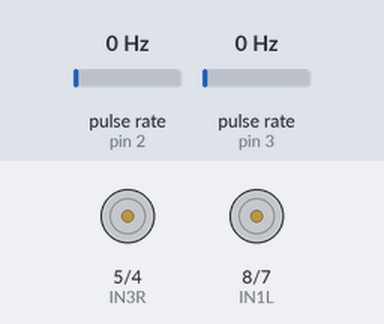
Bench run of a sketch on a simulated Arduino Mega 2560, built with avr-gcc and run on an emulated ATmega2560. On the bench: motor-driver pin pairs drawn as motors (green arrow = first pin HIGH = forward, orange = second pin HIGH = backward, longer = more drive, scaled by the enable pin). Wiring (inferred from the names in the program): 2 × pulse sensor: data pin 2 / data pin 3. The inputs (shaded band) are chosen by the test bench; at power-on: pulse rate (sensors on pin 2, pin 3) 0 Hz.

Above: at 25.1 s.
At 35.0 s:
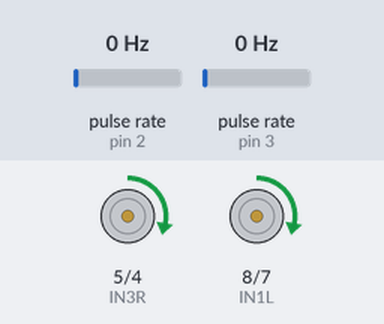
At 44.9 s:
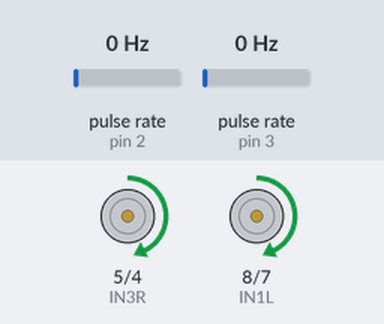
At 64.7 s:
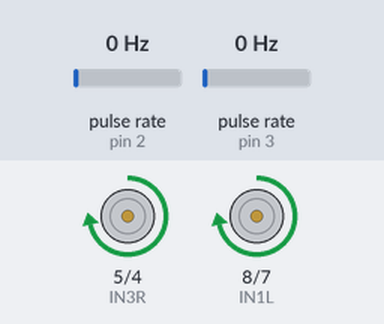
Timing chart, 0 to 65.0 s (numbered marks = the images above):
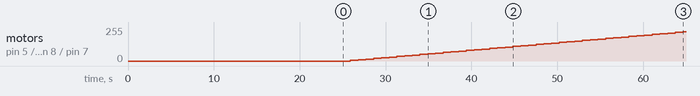

Measured:
- by itself, motor on pin 5 (IN3R) / pin 4 (IN4R), motor on pin 8 (IN1L) / pin 7 (IN2L): moves from stopped to forward 220/255 over 38.7 s

The sketch:

rpm_vs_pwm_loaded.ino
```cpp
// --- Motor Driver Pins (L298N) ---
// Left Motor pins
const int ENAL = 9; // PWM pin for Left Motor speed
const int IN1L = 8;  // Left Motor Direction Pin 1
const int IN2L = 7;  // Left Motor Direction Pin 2

// Right Motor pins
const int ENAR = 10;  // PWM pin for Right Motor speed
const int IN3R = 5;  // Right Motor Direction Pin 1
const int IN4R = 4;  // Right Motor Direction Pin 2

// --- Encoder Pins and Variables ---
const int LEFT_ENCODER_PIN = 3;  // Connect Left Encoder to Digital Pin 3 (Interrupt 1)
const int RIGHT_ENCODER_PIN = 2; // Connect Right Encoder to Digital Pin 2 (Interrupt 0)

volatile long leftEncoderTicks = 0;  // Ticks for the LEFT encoder
volatile long rightEncoderTicks = 0; // Ticks for the RIGHT encoder

// Encoder properties
const int PPR = 16; // Pulses Per Revolution for your encoder
const unsigned long DEBOUNCE_DELAY_MS = 20; // Debounce for encoder pulses
volatile unsigned long lastPulseTimeLeft = 0;
volatile unsigned long lastPulseTimeRight = 0;

// --- PWM Sweep Settings ---
const int PWM_START = 0;   // Starting PWM value
const int PWM_END = 255;   // Ending PWM value
const int PWM_STEP = 5;    // Increment PWM by this value each step

// --- Measurement Settings ---
// Time to let motor stabilize before measuring RPM (ms)
const unsigned long STABILIZE_TIME_MS = 500;
// Time to measure RPM after stabilization (ms)
const unsigned long MEASURE_TIME_MS = 300; // Measure for 1 second

void setup() {
  Serial1.begin(9600); // USB debug (optional)
  Serial1.begin(9600); // Bluetooth comm

  Serial1.println("PWM,RPM_Left,RPM_Right");
  Serial1.println("Starting Dual Motor Characterization...");


  // Motor Driver Pin Setup for LEFT Motor
  pinMode(ENAL, OUTPUT);
  pinMode(IN1L, OUTPUT);
  pinMode(IN2L, OUTPUT);

  // Motor Driver Pin Setup for RIGHT Motor
  pinMode(ENAR, OUTPUT);
  pinMode(IN3R, OUTPUT);
  pinMode(IN4R, OUTPUT);

  // Encoder Pin Setup for BOTH Encoders
  pinMode(LEFT_ENCODER_PIN, INPUT);
  attachInterrupt(digitalPinToInterrupt(LEFT_ENCODER_PIN), leftEncoderISR, CHANGE);
  pinMode(RIGHT_ENCODER_PIN, INPUT);
  attachInterrupt(digitalPinToInterrupt(RIGHT_ENCODER_PIN), rightEncoderISR, CHANGE);

  // Ensure both motors are off initially
  digitalWrite(IN1L, LOW);
  digitalWrite(IN2L, LOW);
  analogWrite(ENAL, 0);

  digitalWrite(IN3R, LOW);
  digitalWrite(IN4R, LOW);
  analogWrite(ENAR, 0);
  delay(25000);
}

void loop() {
  // Loop through different PWM values
  Serial1.println("PWM,RPM_Left,RPM_Right");
  // delay(5000);

  for (int currentPWM = PWM_START; currentPWM <= PWM_END; currentPWM += PWM_STEP) {
    // 1. Apply PWM and set direction for BOTH motors (Forward)
    digitalWrite(IN1L, HIGH); // Left Motor Forward
    digitalWrite(IN2L, LOW);
    analogWrite(ENAL, currentPWM);

    digitalWrite(IN3R, HIGH); // Right Motor Forward
    digitalWrite(IN4R, LOW);
    analogWrite(ENAR, currentPWM);

    Serial1.print("Applying PWM: ");
    Serial1.println(currentPWM);

    // 2. Wait for motor speeds to stabilize
    delay(STABILIZE_TIME_MS);

    // 3. Measure RPM for a fixed duration for BOTH motors
    noInterrupts();
    leftEncoderTicks = 0;  // Reset ticks before measurement
    rightEncoderTicks = 0; // Reset ticks before measurement
    interrupts();

    unsigned long startTime = millis();
    while (millis() - startTime < MEASURE_TIME_MS) {
      // Just wait and let interrupts count pulses
    }

    noInterrupts();
    long pulsesLeft = leftEncoderTicks;
    long pulsesRight = rightEncoderTicks;
    interrupts();

    // 4. Calculate RPM for BOTH motors
    float currentRPM_Left = (float)pulsesLeft / PPR / (MEASURE_TIME_MS / 60000.0);
    float currentRPM_Right = (float)pulsesRight / PPR / (MEASURE_TIME_MS / 60000.0);

    // 5. Send data over Serial1 (CSV format)
    Serial1.print(currentPWM);
    Serial1.print(",");
    Serial1.print(currentRPM_Left);
    Serial1.print(",");
    Serial1.println(currentRPM_Right);

    // Add a small delay between steps to allow Serial1 buffer to clear and for observation
    delay(100);
  }

  // After sweeping all PWM values, stop both motors
  digitalWrite(IN1L, LOW);
  digitalWrite(IN2L, LOW);
  analogWrite(ENAL, 0);

  digitalWrite(IN3R, LOW);
  digitalWrite(IN4R, LOW);
  analogWrite(ENAR, 0);
  Serial1.println("Characterization Complete. Motors Stopped.");

  // Keep the loop from repeating constantly; you can reset Arduino to run again
  while(true);
}

// --- Encoder Interrupt Service Routine (ISR) for LEFT Encoder ---
void leftEncoderISR() {
  unsigned long currentTime = millis();
  if (currentTime - lastPulseTimeLeft > DEBOUNCE_DELAY_MS) {
    leftEncoderTicks++;
    lastPulseTimeLeft = currentTime;
  }
}

// --- Encoder Interrupt Service Routine (ISR) for RIGHT Encoder ---
void rightEncoderISR() {
  unsigned long currentTime = millis();
  if (currentTime - lastPulseTimeRight > DEBOUNCE_DELAY_MS) {
    rightEncoderTicks++;
    lastPulseTimeRight = currentTime;
  }
}
```
